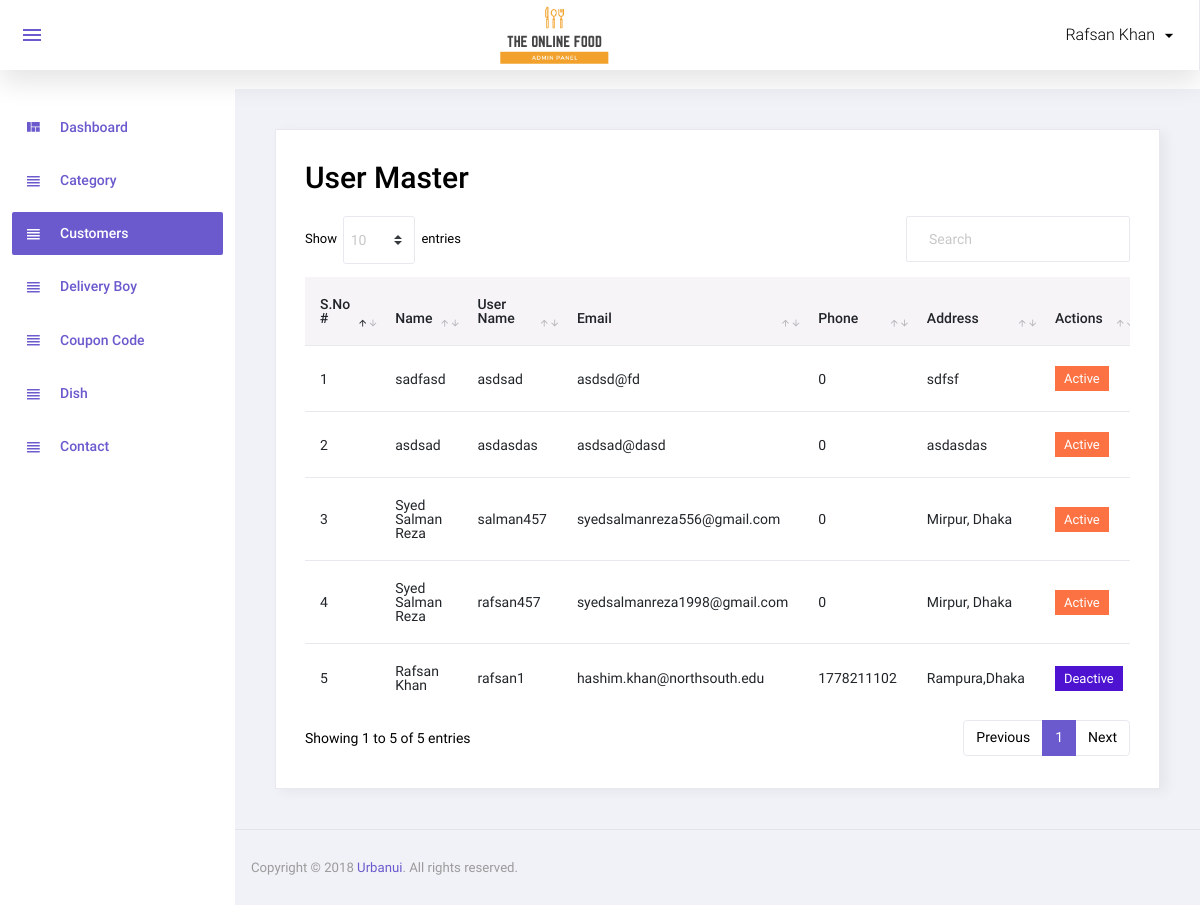
/admin/user.php?id=9&type=deactive (signed in), run on the app's committed database.
### tables this page shows
CREATE TABLE `user` (
  `user_id` int(11) NOT NULL,
  `name` varchar(45) NOT NULL,
  `user_name` varchar(45) NOT NULL,
  `password` varchar(100) NOT NULL,
  `email` varchar(45) NOT NULL,
  `phone` int(11) NOT NULL,
  `address` varchar(45) NOT NULL,
  `status` int(11) NOT NULL,
  `email_verify` int(11) NOT NULL,
  `rand_str` varchar(20) NOT NULL
);

### admin/user.php (the view, shortened to what this page needs)
<?php
include('top.php');
require_once "../config.php";
$sql="select * from user order by user_id desc";
$res=mysqli_query($con,$sql);
?>
    <div class="card">
        <div class="card-body">
            <h1 class="grid_title">User Master</h1>
            <div class="row grid_box">
                <div class="col-12">
                    <div class="table-responsive">
                        <table id="order-listing" class="table">
                            <thead>
                            <tr>
                                <th width="10%">S.No #</th>
                                <th width="20%">Name</th>
                                <th width="20%">User Name</th>
                                <th width="20%">Email</th>
                                <th width="20%">Phone</th>
                                <th width="20%">Address</th>
                                <th width="15%">Actions</th>
                            </tr>
                            </thead>
                            <tbody>
                            <?php if(mysqli_num_rows($res)>0){
                                $i=1;
                                while($row=mysqli_fetch_assoc($res)){
                                    ?>
                                    <tr>
                                        <td><?php echo $i?></td>
                                        <td><?php echo $row['name']?></td>
                                        <td><?php echo $row['user_name']?></td>
                                        <td><?php echo $row['email']?></td>
                                        <td><?php echo $row['phone']?></td>
                                        <td><?php echo $row['address']?></td>
                                        <td>
                                            <?php
                                            if($row['status']==1){
                                                ?>
                                                <a href="?id=<?php echo $row['user_id']?>&type=deactive"><label class="badge badge-danger hand_cursor">Active</label></a>
                                                <?php
                                            }else{
                                                ?>
                                                <a href="?id=<?php echo $row['user_id']?>&type=active"><label class="badge badge-info hand_cursor">Deactive</label></a>
                                                <?php
                                            }
                                            ?>
                                        </td>
                                    </tr>
                                    <?php
                                    $i++;
                                } } else { ?>
                                <tr>
                                    <td colspan="5">No data found</td>
                                </tr>
                            <?php } ?>
                            </tbody>
                        </table>
                    </div>
                </div>
            </div>
        </div>
    </div>
<?php include('footer.php');?>

### data on the page
user: name "sadfasd", user_name "asdsad", email "asdsd@fd", phone "0", address "sdfsf"
user: name "asdsad", user_name "asdasdas", email "asdsad@dasd", phone "0", address "asdasdas"
user: name "Syed Salman Reza", user_name "salman457", email "syedsalmanreza556@gmail.com", phone "0", address "Mirpur, Dhaka"
user: name "Syed Salman Reza", user_name "rafsan457", email "syedsalmanreza1998@gmail.com", phone "0", address "Mirpur, Dhaka"
user: name "Rafsan Khan", user_name "rafsan1", email "hashim.khan@northsouth.edu", phone "1778211102", address "Rampura,Dhaka"

### other printed values
$_SESSION['ADMIN_USER'] "Rafsan Khan"
